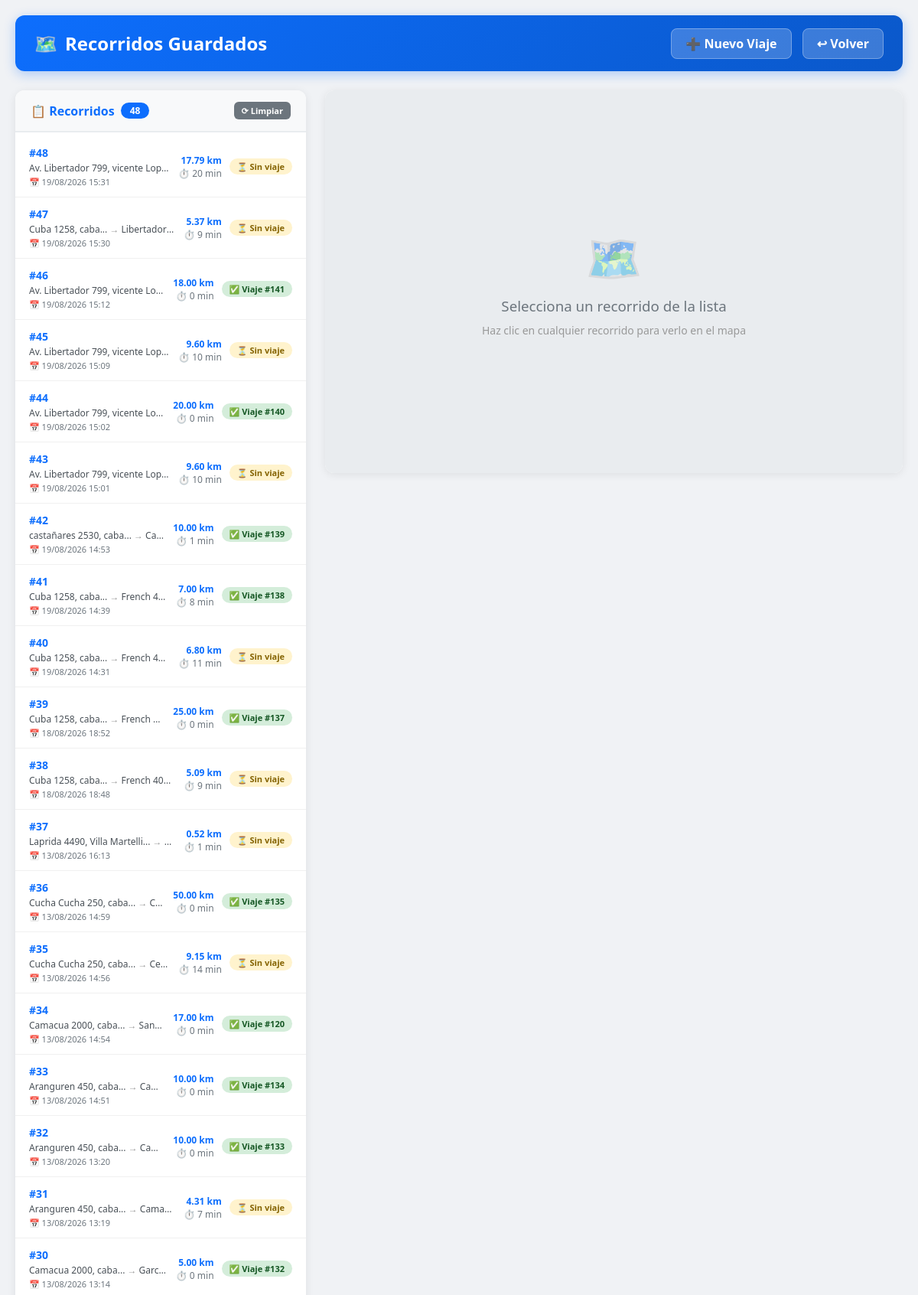
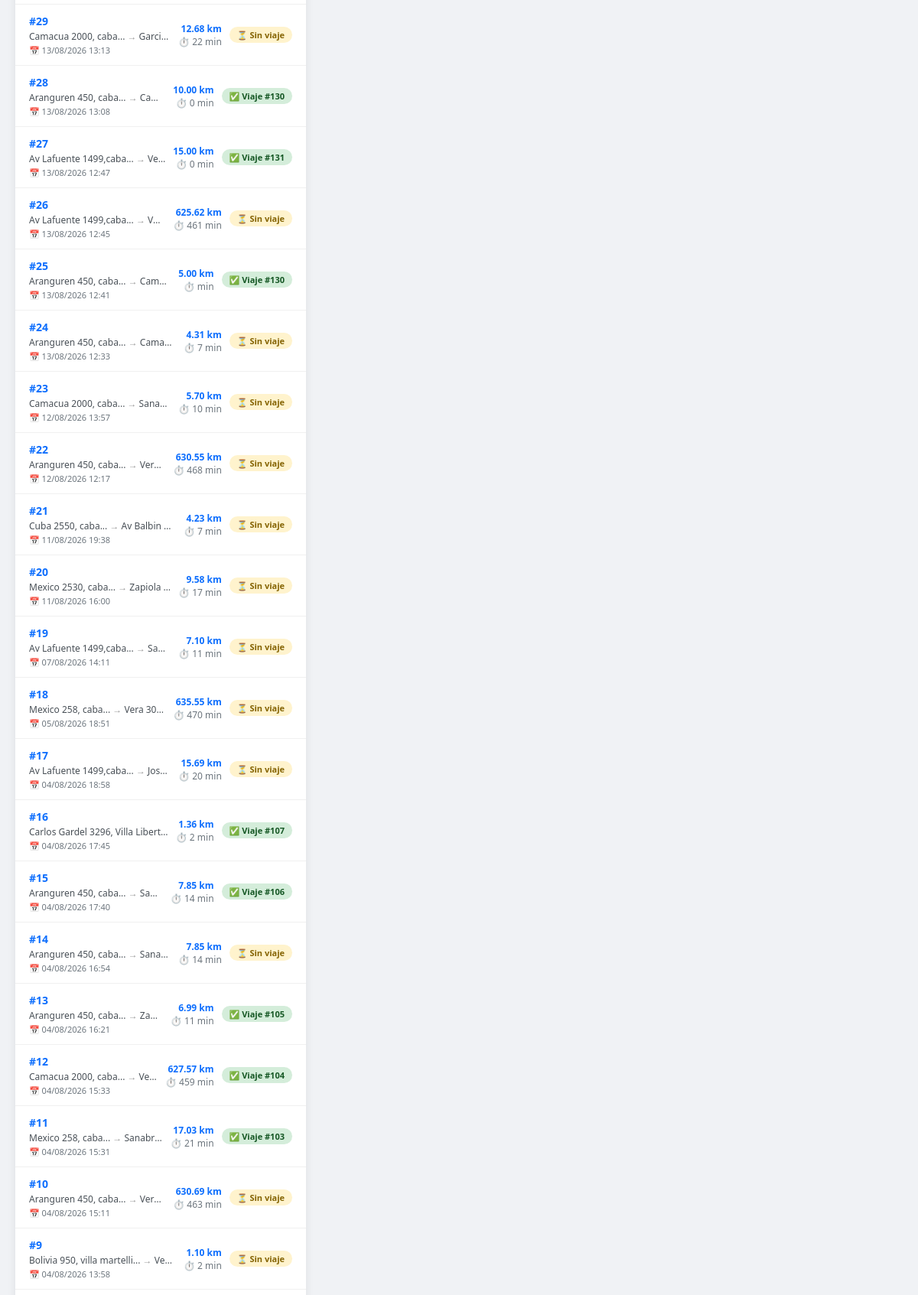
The page /php/00_administracion/despacho_viajes/ver_recorrido_mapa.php (upper part) on the database its author committed (2 pictures, top to bottom).
### tables this page shows
CREATE TABLE `recorridos_viaje` (
  `id` int(11) NOT NULL AUTO_INCREMENT,
  `id_viaje` int(11) DEFAULT NULL,
  `movil` varchar(20) NOT NULL,
  `origen` varchar(200) NOT NULL,
  `destino` varchar(200) NOT NULL,
  `origen_lat` decimal(10,8) DEFAULT NULL,
  `origen_lng` decimal(11,8) DEFAULT NULL,
  `destino_lat` decimal(10,8) DEFAULT NULL,
  `destino_lng` decimal(11,8) DEFAULT NULL,
  `distancia` decimal(10,2) DEFAULT NULL COMMENT 'Distancia en km',
  `tiempo` int(11) DEFAULT NULL COMMENT 'Tiempo en minutos',
  `fecha_registro` timestamp NOT NULL DEFAULT current_timestamp(),
  PRIMARY KEY (`id`),
  KEY `idx_viaje` (`id_viaje`),
  KEY `idx_movil` (`movil`)
);

### php/00_administracion/despacho_viajes/ver_recorrido_mapa.php (the view, shortened to what this page needs)
<?php
$conn = conexion();
$id_recorrido = isset($_GET['id']) ? (int)$_GET['id'] : 0;
$recorrido = null;
$viaje = null;
$stmt = $conn->query("SELECT * FROM recorridos_viaje ORDER BY id DESC");
$recorridos = $stmt->fetchAll(PDO::FETCH_ASSOC);
?>
<!DOCTYPE html>
<html lang="es">
<head>
    <link rel="stylesheet" href="https://unpkg.com/leaflet@1.9.4/dist/leaflet.css" />
</head>
<body>
    <div class="container">
        <div class="header">
            <h1><span>🗺️</span> Recorridos Guardados</h1>
            <div>
                <a href="carga_viajes.php" class="btn-volver" style="margin-right:10px;">➕ Nuevo Viaje</a>
                <a href="lista_viajes.php" class="btn-volver">↩ Volver</a>
            </div>
        </div>
        <div class="main-content">
            <div class="listado-container">
                <div class="listado-header">
                    <h3>
                        📋 Recorridos
                        <span class="badge-total"><?= count($recorridos) ?></span>
                    </h3>
                    <div style="display:flex; gap:8px;">
                        <a href="?id=0" class="btn-ver-rec secundario" style="font-size:11px; padding:4px 10px;">⟳ Limpiar</a>
                    </div>
                </div>
                <div class="listado-scroll">
                    <?php if (empty($recorridos)): ?>
                        <div class="empty-listado">
                            <div class="icono">🗺️</div>
                            <p>No hay recorridos guardados</p>
                            <p class="subtitulo">
                                Ve a <a href="carga_viajes.php" style="color:#0d6efd;">carga de viajes</a>,
                                ingresa Origen y Destino y presiona "RECORRIDO"
                            </p>
                        </div>
                    <?php else: ?>
                        <?php foreach ($recorridos as $r): ?>
                            <a href="?id=<?= $r['id'] ?>" style="text-decoration:none; color:inherit; display:block;">
                                <div class="recorrido-item <?= ($id_recorrido == $r['id']) ? 'active' : '' ?>">
                                    <div class="info">
                                        <div class="id">#<?= $r['id'] ?></div>
                                        <div class="direcciones">
                                            <?= htmlspecialchars(substr($r['origen'], 0, 35)) ?>...
                                            <span style="color:#999;">→</span>
                                            <?= htmlspecialchars(substr($r['destino'], 0, 35)) ?>...
                                        </div>
                                        <div class="fecha">📅 <?= date('d/m/Y H:i', strtotime($r['fecha_registro'])) ?></div>
                                    </div>
                                    <div class="distancia-tiempo">
                                        <span class="km"><?= $r['distancia'] ?> km</span>
                                        <span style="color:#6c757d;">⏱️ <?= $r['tiempo'] ?> min</span>
                                    </div>
                                    <span class="estado-badge <?= $r['id_viaje'] ? 'con-viaje' : 'sin-viaje' ?>">
                                        <?= $r['id_viaje'] ? '✅ Viaje #' . $r['id_viaje'] : '⏳ Sin viaje' ?>
                                    </span>
                                </div>
                            </a>
                        <?php endforeach; ?>
                    <?php endif; ?>
                </div>
            </div>
            <div class="mapa-container">
                <?php if ($id_recorrido > 0 && $recorrido): ?>
                    <div id="map"></div>
                    <div class="detalles-container">
                        <div style="display:flex; justify-content:space-between; align-items:center; flex-wrap:wrap; gap:10px; margin-bottom:12px;">
                            <h3 style="color:#0d6efd;">📋 Recorrido #<?= $id_recorrido ?></h3>
                            <?php if ($recorrido['id_viaje']): ?>
                                <a href="lista_viajes.php?editar=<?= $recorrido['id_viaje'] ?>" class="btn-ver-rec">
                                    📝 Ver Viaje #<?= $recorrido['id_viaje'] ?>
                                </a>
                            <?php endif; ?>
                        </div>
                        <div class="grid">
                            <div class="item">
                                <span class="label">📍 Origen:</span>
                                <span class="valor"><?= htmlspecialchars($recorrido['origen']) ?></span>
                            </div>
                            <div class="item">
                                <span class="label">📍 Destino:</span>
                                <span class="valor"><?= htmlspecialchars($recorrido['destino']) ?></span>
                            </div>
                            <div class="item">
                                <span class="label">📏 Distancia:</span>
                                <span class="valor destacado"><?= $recorrido['distancia'] ?> km</span>
                            </div>
                            <div class="item">
                                <span class="label">⏱️ Tiempo:</span>
                                <span class="valor destacado"><?= $recorrido['tiempo'] ?> min</span>
                            </div>
                            <div class="item">
                                <span class="label">🚗 Móvil:</span>
                                <span class="valor"><?= $recorrido['movil'] ?></span>
                            </div>
                            <div class="item">
                                <span class="label">📅 Fecha:</span>
                                <span class="valor"><?= date('d/m/Y H:i', strtotime($recorrido['fecha_registro'])) ?></span>
                            </div>
                            <div class="item" style="grid-column: 1 / -1;">
                                <span class="label">📌 Estado:</span>
                                <span class="valor">
                                    <?php if ($recorrido['id_viaje']): ?>
                                        <span style="color:#28a745; font-weight:600;">✅ Asignado al viaje #<?= $recorrido['id_viaje'] ?></span>
                                    <?php else: ?>
                                        <span style="color:#856404; font-weight:600;">⏳ Sin viaje asignado</span>
                                    <?php endif; ?>
                                </span>
                            </div>
                            <?php if ($viaje): ?>
                                <div class="item" style="grid-column: 1 / -1; background: #d4edda; padding: 8px 12px; border-radius: 6px;">
                                    <span class="label">📝 Viaje:</span>
                                    <span class="valor">
                                        #<?= $viaje['id'] ?> - <?= htmlspecialchars($viaje['nombre_pasaj']) ?>
                                        (<?= $viaje['estado'] ?>)
                                        <?php if ($viaje['asignado_a']): ?>
                                            - Móvil <?= $viaje['asignado_a'] ?>
                                        <?php endif; ?>
                                    </span>
                                </div>
                            <?php endif; ?>
                        </div>
                    </div>
                <?php else: ?>
                    <div class="mapa-placeholder">
                        <div class="icono">🗺️</div>
                        <h3>Selecciona un recorrido de la lista</h3>
                        <p style="color:#999; font-size:14px;">Haz clic en cualquier recorrido para verlo en el mapa</p>
                    </div>
                <?php endif; ?>
            </div>
        </div>
    </div>
</body>
</html>

### php/00_administracion/despacho_viajes/ver_recorrido_mapa.php (style rules this page uses)
* { margin: 0; padding: 0; box-sizing: border-box; }
body { font-family: 'Segoe UI', Tahoma, Geneva, Verdana, sans-serif; background: #f0f2f5; padding: 20px; }
.container { max-width: 1400px; margin: 0 auto; }
.header { background: linear-gradient(135deg, #0d6efd, #0a58ca); color: white; padding: 20px 25px; border-radius: 12px; margin-bottom: 25px; display: flex; justify-content: space-between; align-items: center; flex-wrap: wrap; gap: 15px; box-shadow: 0 4px 15px rgba(13, 110, 253, 0.3); }
.header h1 { font-size: 24px; display: flex; align-items: center; gap: 10px; }
.header .btn-volver { background: rgba(255, 255, 255, 0.2); color: white; padding: 8px 18px; border-radius: 8px; text-decoration: none; font-weight: 600; transition: background 0.3s; border: 1px solid rgba(255, 255, 255, 0.3); }
.main-content { display: grid; grid-template-columns: 380px 1fr; gap: 25px; align-items: start; }
.listado-container { background: white; border-radius: 12px; box-shadow: 0 2px 12px rgba(0, 0, 0, 0.08); overflow: hidden; max-height: calc(100vh - 200px); display: flex; flex-direction: column; }
.listado-header { padding: 15px 20px; background: #f8f9fa; border-bottom: 2px solid #e9ecef; display: flex; justify-content: space-between; align-items: center; flex-shrink: 0; }
.listado-header h3 { font-size: 16px; color: #0d6efd; display: flex; align-items: center; gap: 8px; }
.listado-header .badge-total { background: #0d6efd; color: white; padding: 2px 12px; border-radius: 20px; font-size: 12px; }
.listado-scroll { overflow-y: auto; flex: 1; padding: 5px 0; }
.recorrido-item { padding: 12px 18px; border-bottom: 1px solid #f0f0f0; cursor: pointer; transition: all 0.2s; display: flex; justify-content: space-between; align-items: center; }
.recorrido-item .info { flex: 1; min-width: 0; }
.recorrido-item .info .id { font-weight: 700; color: #0d6efd; font-size: 14px; }
.recorrido-item .info .direcciones { font-size: 12px; color: #495057; margin-top: 2px; white-space: nowrap; overflow: hidden; text-overflow: ellipsis; }
.recorrido-item .info .fecha { font-size: 11px; color: #6c757d; margin-top: 2px; }
.recorrido-item .estado-badge { font-size: 11px; padding: 3px 10px; border-radius: 12px; font-weight: 600; flex-shrink: 0; margin-left: 10px; }
.estado-badge.sin-viaje { background: #fff3cd; color: #856404; }
.estado-badge.con-viaje { background: #d4edda; color: #155724; }
.recorrido-item .distancia-tiempo { font-size: 12px; color: #495057; text-align: right; flex-shrink: 0; margin-left: 10px; }
.recorrido-item .distancia-tiempo span { display: block; }
.recorrido-item .distancia-tiempo .km { font-weight: 600; color: #0d6efd; }
.mapa-container { background: white; border-radius: 12px; box-shadow: 0 2px 12px rgba(0, 0, 0, 0.08); overflow: hidden; }
.mapa-placeholder { display: flex; align-items: center; justify-content: center; height: 500px; background: #e9ecef; color: #6c757d; flex-direction: column; gap: 10px; }
.mapa-placeholder .icono { font-size: 60px; opacity: 0.5; }
.mapa-placeholder h3 { font-weight: 400; }
.btn-ver-rec { display: inline-block; padding: 6px 14px; background: #0d6efd; color: white; text-decoration: none; border-radius: 6px; font-size: 13px; font-weight: 600; transition: background 0.2s; border: none; cursor: pointer; }
.btn-ver-rec.secundario { background: #6c757d; }

### rows shown on the page
recorridos_viaje: id "48", origen "Av. Libertador 799, vicente Lop…", fecha_registro "19/08/2026 15:31", distancia "17.79", tiempo "20", shows "⏳ Sin viaje"
recorridos_viaje: id "47", origen "Cuba 1258, caba", destino "Libertador…", fecha_registro "19/08/2026 15:30", distancia "5.37", tiempo "9", shows "⏳ Sin viaje"
recorridos_viaje: id "46", origen "Av. Libertador 799, vicente Lo…", fecha_registro "19/08/2026 15:12", distancia "18.00", tiempo "0", id_viaje "141"
recorridos_viaje: id "45", origen "Av. Libertador 799, vicente Lop…", fecha_registro "19/08/2026 15:09", distancia "9.60", tiempo "10", shows "⏳ Sin viaje"
recorridos_viaje: id "44", origen "Av. Libertador 799, vicente Lo…", fecha_registro "19/08/2026 15:02", distancia "20.00", tiempo "0", id_viaje "140"
recorridos_viaje: id "43", origen "Av. Libertador 799, vicente Lop…", fecha_registro "19/08/2026 15:01", distancia "9.60", tiempo "10", shows "⏳ Sin viaje"
recorridos_viaje: id "42", origen "castañares 2530, caba", destino "Ca…", fecha_registro "19/08/2026 14:53", distancia "10.00", tiempo "1", id_viaje "139"
recorridos_viaje: id "41", origen "Cuba 1258, caba", destino "French 4…", fecha_registro "19/08/2026 14:39", distancia "7.00", tiempo "8", id_viaje "138"
recorridos_viaje: id "40", origen "Cuba 1258, caba", destino "French 4…", fecha_registro "19/08/2026 14:31", distancia "6.80", tiempo "11", shows "⏳ Sin viaje"
recorridos_viaje: id "39", origen "Cuba 1258, caba", destino "French…", fecha_registro "18/08/2026 18:52", distancia "25.00", tiempo "0", id_viaje "137"
recorridos_viaje: id "38", origen "Cuba 1258, caba", destino "French 40…", fecha_registro "18/08/2026 18:48", distancia "5.09", tiempo "9", shows "⏳ Sin viaje"
recorridos_viaje: id "37", origen "Laprida 4490, Villa Martelli", fecha_registro "13/08/2026 16:13", distancia "0.52", tiempo "1", shows "⏳ Sin viaje"
recorridos_viaje: id "36", origen "Cucha Cucha 250, caba", destino "C…", fecha_registro "13/08/2026 14:59", distancia "50.00", tiempo "0", id_viaje "135"
recorridos_viaje: id "35", origen "Cucha Cucha 250, caba", destino "Ce…", fecha_registro "13/08/2026 14:56", distancia "9.15", tiempo "14", shows "⏳ Sin viaje"
recorridos_viaje: id "34", origen "Camacua 2000, caba", destino "San…", fecha_registro "13/08/2026 14:54", distancia "17.00", tiempo "0", id_viaje "120"
recorridos_viaje: id "33", origen "Aranguren 450, caba", destino "Ca…", fecha_registro "13/08/2026 14:51", distancia "10.00", tiempo "0", id_viaje "134"
recorridos_viaje: id "32", origen "Aranguren 450, caba", destino "Ca…", fecha_registro "13/08/2026 13:20", distancia "10.00", tiempo "0", id_viaje "133"
recorridos_viaje: id "31", origen "Aranguren 450, caba", destino "Cama…", fecha_registro "13/08/2026 13:19", distancia "4.31", tiempo "7", shows "⏳ Sin viaje"
recorridos_viaje: id "30", origen "Camacua 2000, caba", destino "Garc…", fecha_registro "13/08/2026 13:14", distancia "5.00", tiempo "0", id_viaje "132"
recorridos_viaje: id "29", origen "Camacua 2000, caba", destino "Garci…", fecha_registro "13/08/2026 13:13", distancia "12.68", tiempo "22", shows "⏳ Sin viaje"
recorridos_viaje: id "28", origen "Aranguren 450, caba", destino "Ca…", fecha_registro "13/08/2026 13:08", distancia "10.00", tiempo "0", id_viaje "130"
recorridos_viaje: id "27", origen "Av Lafuente 1499,caba", destino "V…", fecha_registro "13/08/2026 12:47", distancia "15.00", tiempo "0", id_viaje "131"
recorridos_viaje: id "26", origen "Av Lafuente 1499,caba", destino "V…", fecha_registro "13/08/2026 12:45", distancia "625.62", tiempo "461", shows "⏳ Sin viaje"
recorridos_viaje: id "25", origen "Aranguren 450, caba", destino "Cam…", fecha_registro "13/08/2026 12:41", distancia "5.00", id_viaje "130"
recorridos_viaje: id "24", origen "Aranguren 450, caba", destino "Cama…", fecha_registro "13/08/2026 12:33", distancia "4.31", tiempo "7", shows "⏳ Sin viaje"
recorridos_viaje: id "23", origen "Camacua 2000, caba", destino "Sana…", fecha_registro "12/08/2026 13:57", distancia "5.70", tiempo "10", shows "⏳ Sin viaje"
recorridos_viaje: id "22", origen "Aranguren 450, caba", destino "Ver…", fecha_registro "12/08/2026 12:17", distancia "630.55", tiempo "468", shows "⏳ Sin viaje"
recorridos_viaje: id "21", origen "Cuba 2550, caba", destino "Av Balbin…", fecha_registro "11/08/2026 19:38", distancia "4.23", tiempo "7", shows "⏳ Sin viaje"
recorridos_viaje: id "20", origen "Mexico 2530, caba", destino "Zapiola…", fecha_registro "11/08/2026 16:00", distancia "9.58", tiempo "17", shows "⏳ Sin viaje"
recorridos_viaje: id "19", origen "Av Lafuente 1499,caba", destino "Sa…", fecha_registro "07/08/2026 14:11", distancia "7.10", tiempo "11", shows "⏳ Sin viaje"
recorridos_viaje: id "18", origen "Mexico 258, caba", destino "Vera 30…", fecha_registro "05/08/2026 18:51", distancia "635.55", tiempo "470", shows "⏳ Sin viaje"
recorridos_viaje: id "17", origen "Av Lafuente 1499,caba", destino "Jos…", fecha_registro "04/08/2026 18:58", distancia "15.69", tiempo "20", shows "⏳ Sin viaje"
recorridos_viaje: id "16", origen "Carlos Gardel 3296, Villa Libert…", fecha_registro "04/08/2026 17:45", distancia "1.36", tiempo "2", id_viaje "107"
recorridos_viaje: id "15", origen "Aranguren 450, caba", destino "Sa…", fecha_registro "04/08/2026 17:40", distancia "7.85", tiempo "14", id_viaje "106"
recorridos_viaje: id "14", origen "Aranguren 450, caba", destino "Sana…", fecha_registro "04/08/2026 16:54", distancia "7.85", tiempo "14", shows "⏳ Sin viaje"
recorridos_viaje: id "13", origen "Aranguren 450, caba", destino "Za…", fecha_registro "04/08/2026 16:21", distancia "6.99", tiempo "11", id_viaje "105"
recorridos_viaje: id "12", origen "Camacua 2000, caba", destino "Ve…", fecha_registro "04/08/2026 15:33", distancia "627.57", tiempo "459", id_viaje "104"
recorridos_viaje: id "11", origen "Mexico 258, caba", destino "Sanabr…", fecha_registro "04/08/2026 15:31", distancia "17.03", tiempo "21", id_viaje "103"
recorridos_viaje: id "10", origen "Aranguren 450, caba", destino "Ver…", fecha_registro "04/08/2026 15:11", distancia "630.69", tiempo "463", shows "⏳ Sin viaje"
recorridos_viaje: id "9", origen "Bolivia 950, villa martelli", destino "Ve…", fecha_registro "04/08/2026 13:58", distancia "1.10", tiempo "2", shows "⏳ Sin viaje"

### other values the page prints
count($recorridos) "48"
